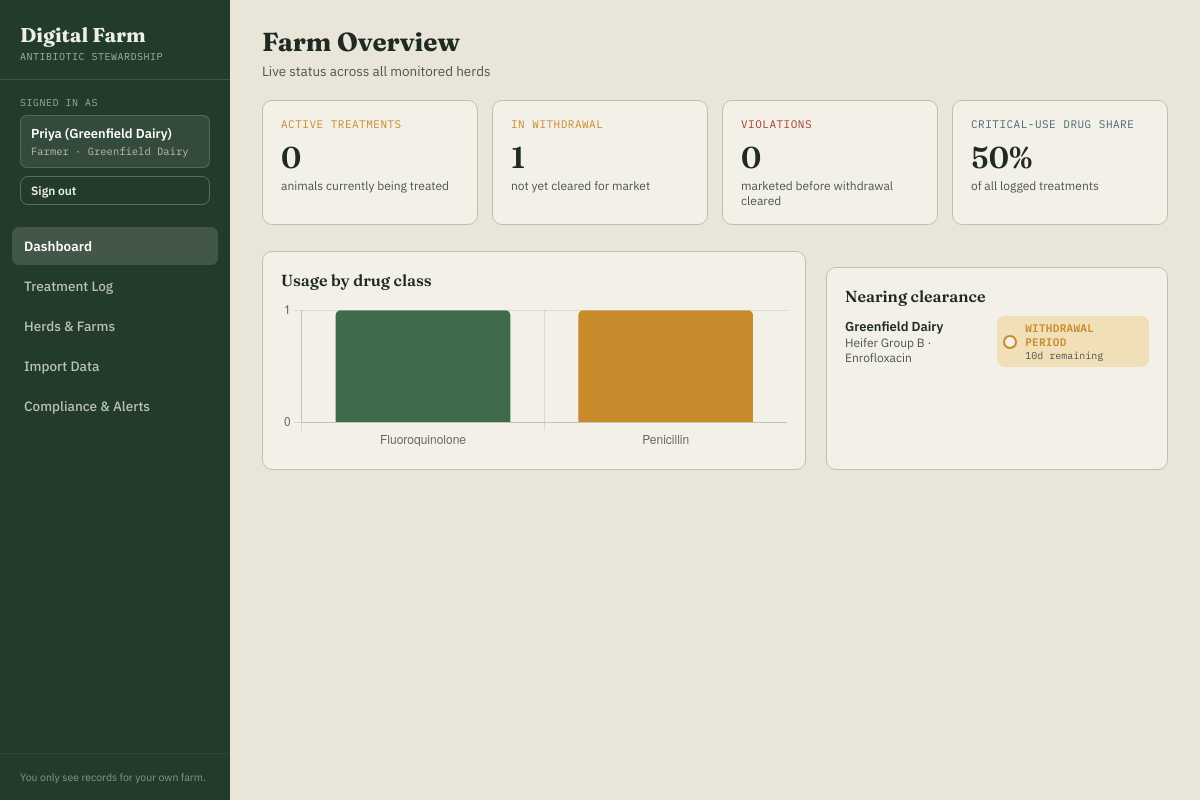
Screenshot of / (signed in) with the database file from the repository.
### models.py (models this page shows, shortened)
class User(db.Model):
    id = db.Column(db.Integer, primary_key=True)
    username = db.Column(db.String(80), nullable=False, unique=True)
    password_hash = db.Column(db.String(255), nullable=False)
    display_name = db.Column(db.String(120), nullable=False)
    role = db.Column(db.String(20), nullable=False)  # 'farmer' | 'vet' | 'regulator'
    farm_id = db.Column(db.Integer, db.ForeignKey("farm.id"), nullable=True)
    farm = db.relationship("Farm")

class Farm(db.Model):
    id = db.Column(db.Integer, primary_key=True)
    name = db.Column(db.String(120), nullable=False)
    location = db.Column(db.String(120))
    species = db.Column(db.String(120))
    groups = db.relationship("Group", backref="farm", cascade="all, delete-orphan")

class Treatment(db.Model):
    id = db.Column(db.Integer, primary_key=True)
    farm_id = db.Column(db.Integer, db.ForeignKey("farm.id"), nullable=False)
    group_id = db.Column(db.Integer, db.ForeignKey("group.id"), nullable=False)
    drug_id = db.Column(db.Integer, db.ForeignKey("drug.id"), nullable=False)
    dose = db.Column(db.String(40))
    unit = db.Column(db.String(40))
    start_date = db.Column(db.Date, nullable=False)
    end_date = db.Column(db.Date, nullable=False)
    reason = db.Column(db.String(200))
    prescribed_by = db.Column(db.String(120))
    marketed_date = db.Column(db.Date, nullable=True)  # date animal/product was sold, if any
    logged_by = db.Column(db.String(120))  # username of the account that recorded this
    farm = db.relationship("Farm")
    group = db.relationship("Group")
    drug = db.relationship("Drug")
    def withdrawal_days(self):
        if self.group and self.group.product == "dairy":
            return self.drug.milk_days or 0
        return self.drug.meat_days or 0
    def withdrawal_end(self):
        return self.end_date + timedelta(days=self.withdrawal_days())
    def status(self):
        today = date.today()
        w_end = self.withdrawal_end()
        if today < self.end_date:
            return "Active Treatment", "amber", (self.end_date - today).days
        if self.marketed_date:
            if self.marketed_date < w_end:
                return "Violation", "rust", 0
            return "Cleared (marketed)", "pasture", 0
        if today < w_end:
            return "Withdrawal Period", "amber", (w_end - today).days
        return "Cleared", "pasture", 0

class Group(db.Model):
    id = db.Column(db.Integer, primary_key=True)
    farm_id = db.Column(db.Integer, db.ForeignKey("farm.id"), nullable=False)
    name = db.Column(db.String(120), nullable=False)
    species = db.Column(db.String(120))
    product = db.Column(db.String(20), default="meat")  # 'meat' or 'dairy'
    headcount = db.Column(db.Integer, default=0)

class Drug(db.Model):
    id = db.Column(db.Integer, primary_key=True)
    name = db.Column(db.String(120), nullable=False, unique=True)
    drug_class = db.Column(db.String(120))
    cia = db.Column(db.Boolean, default=False)  # WHO Critically Important Antimicrobial
    meat_days = db.Column(db.Integer, default=0)   # meat withdrawal period, days
    milk_days = db.Column(db.Integer, default=0)   # milk withdrawal period, days (0 = n/a)
    notes = db.Column(db.String(300))

### app.py (the view)
@app.get("/")
@login_required
def dashboard():
    user = current_user()
    q = Treatment.query
    farm_ids = visible_farm_ids(user)
    if farm_ids is not None:
        q = q.filter(Treatment.farm_id.in_(farm_ids))
    treatments = q.order_by(Treatment.start_date.desc()).all()
    active = withdrawal = violations = 0
    by_class = defaultdict(int)
    upcoming = []
    for t in treatments:
        label, tone, days_left = t.status()
        by_class[t.drug.drug_class] += 1
        if label == "Active Treatment":
            active += 1
        elif label == "Withdrawal Period":
            withdrawal += 1
        elif label == "Violation":
            violations += 1
        if tone == "amber":
            upcoming.append((t, label, tone, days_left))
    upcoming.sort(key=lambda x: x[3])
    upcoming = upcoming[:5]
    cia_count = sum(1 for t in treatments if t.drug.cia)
    cia_pct = round((cia_count / len(treatments)) * 100) if treatments else 0
    return render_template(
        "dashboard.html", tab="dashboard",
        active=active, withdrawal=withdrawal, violations=violations, cia_pct=cia_pct,
        class_labels=list(by_class.keys()), class_values=list(by_class.values()),
        upcoming=upcoming,
    )

### app.py (called while the page is built)
def current_user():
    uid = session.get("user_id")
    if not uid:
        return None
    return User.query.get(uid)

def login_required(view):
    @functools.wraps(view)
    def wrapped(*args, **kwargs):
        if not current_user():
            return redirect(url_for("login", next=request.path))
        return view(*args, **kwargs)
    return wrapped

def visible_farm_ids(user):
    if user.role == "farmer":
        return [user.farm_id]
    return None

@app.context_processor
def inject_nav():
    user = current_user()
    if not user:
        return dict(roles=ROLES, current_role=None, tab_labels=TAB_LABELS, allowed_tabs=[], current_user=None,
                    permissions=PERMISSIONS)
    return dict(
        roles=ROLES, current_role=user.role, tab_labels=TAB_LABELS,
        allowed_tabs=ROLES[user.role]["tabs"], current_user=user,
        permissions=PERMISSIONS,
    )

### templates/dashboard.html (shortened to what this page needs)
{% extends "base.html" %}
{% block content %}
<div class="section-header">
  <div>
    <h1 class="section-title">Farm Overview</h1>
    <div class="section-sub">Live status across all monitored herds</div>
  </div>
</div>
<div class="kpi-row">
  <div class="kpi-card tone-amber">
    <div class="kpi-label mono">Active Treatments</div>
    <div class="kpi-value">{{ active }}</div>
    <div class="kpi-sub">animals currently being treated</div>
  </div>
  <div class="kpi-card tone-amber">
    <div class="kpi-label mono">In Withdrawal</div>
    <div class="kpi-value">{{ withdrawal }}</div>
    <div class="kpi-sub">not yet cleared for market</div>
  </div>
  <div class="kpi-card tone-rust">
    <div class="kpi-label mono">Violations</div>
    <div class="kpi-value">{{ violations }}</div>
    <div class="kpi-sub">marketed before withdrawal cleared</div>
  </div>
  <div class="kpi-card tone-slate">
    <div class="kpi-label mono">Critical-Use Drug Share</div>
    <div class="kpi-value">{{ cia_pct }}%</div>
    <div class="kpi-sub">of all logged treatments</div>
  </div>
</div>
<div class="grid-2">
  <div class="panel" style="flex:2 1 380px;">
    <div class="panel-title">Usage by drug class</div>
    <canvas id="classChart" height="90"></canvas>
  </div>
  <div class="panel" style="flex:1 1 260px;">
    <div class="panel-title">Nearing clearance</div>
    {% for t, label, tone, days_left in upcoming %}
      <div class="list-row" style="padding:0 0 12px 0; border:none;">
        <div>
          <div class="list-item-title">{{ t.farm.name }}</div>
          <div class="list-item-sub">{{ t.group.name }} · {{ t.drug.name }}</div>
        </div>
        <div class="ear-tag et-{{ tone }}">
          <span class="hole"></span>
          <div>
            <div class="label">{{ label|upper }}</div>
            {% if days_left > 0 %}<div class="days">{{ days_left }}d remaining</div>{% endif %}
          </div>
        </div>
      </div>
    {% endfor %}
  </div>
</div>
<script>
const ctx = document.getElementById('classChart');
new Chart(ctx, {
  type: 'bar',
  data: {
    labels: {{ class_labels|tojson }},
    datasets: [{
      data: {{ class_values|tojson }},
      backgroundColor: ['#3F6B4A', '#C98A2C', '#4A6670', '#A63D2F', '#7C9885', '#8C6D3F'],
      borderRadius: 5,
    }]
  },
  options: {
    plugins: { legend: { display: false } },
    scales: {
      y: { beginAtZero: true, ticks: { precision: 0 } }
    }
  }
});
</script>
{% endblock %}

### templates/base.html (shortened to what this page needs)
<!DOCTYPE html>
<html lang="en">
<head>
<link rel="stylesheet" href="{{ url_for('static', filename='style.css') }}">
</head>
<body>
<div class="app-shell">
  <aside class="sidebar">
    <div class="brand">
      <div class="brand-title">Digital Farm</div>
      <div class="brand-sub">ANTIBIOTIC STEWARDSHIP</div>
    </div>
    {% if current_user %}
    <div class="role-form">
      <label class="role-label">SIGNED IN AS</label>
      <div class="account-card">
        <div class="account-name">{{ current_user.display_name }}</div>
        <div class="account-role">{{ roles[current_role].label }}{% if current_user.farm %} · {{ current_user.farm.name }}{% endif %}</div>
      </div>
      <form method="post" action="{{ url_for('logout') }}">
        <button class="btn btn-ghost btn-small" style="width:100%; margin-top:8px; color:#EDEFE7; border-color:rgba(255,255,255,.25);" type="submit">Sign out</button>
      </form>
    </div>
    <nav class="nav">
      {% for t in allowed_tabs %}
        <a href="{{ url_for(t + '_view') if t != 'dashboard' else url_for('dashboard') }}"
           class="nav-link {% if tab == t %}active{% endif %}">
          {{ tab_labels[t] }}
        </a>
      {% endfor %}
    </nav>
    <div class="sidebar-footer">
      {% if current_role == 'farmer' %}You only see records for your own farm.
      {% elif current_role == 'regulator' %}Read-only regulatory view — audit across every farm.
      {% else %}Full multi-farm access as a veterinarian.{% endif %}
    </div>
    {% endif %}
  </aside>
  <main class="main">
    {% block content %}{% endblock %}
  </main>
</div>
</body>
</html>

### static/style.css (style rules this page uses)
:root { --paper:#E9E6D9; --paper-raised:#F3F1E7; --ink:#1E2A22; --ink-soft:#4B564C; --pasture:#3F6B4A; --pasture-deep:#233B2A; --pasture-line:#B7C4AF; --amber:#C98A2C; --amber-soft:#F1DFB8; --rust:#A63D2F; --rust-soft:#F0D2C9; --slate:#4A6670; --slate-soft:#D8E1E3; }
* { box-sizing: border-box; }
body { margin:0; font-family:'IBM Plex Sans', sans-serif; background:var(--paper); color:var(--ink); }
.lam-mono, .mono { font-family:'IBM Plex Mono', monospace; }
.display, h1, h2, h3 { font-family:'Fraunces', serif; margin:0; }
.app-shell { display:flex; min-height:100vh; }
.sidebar { width:230px; background:var(--pasture-deep); color:#EDEFE7; display:flex; flex-direction:column; flex-shrink:0; }
.brand { padding:22px 20px 16px; border-bottom:1px solid rgba(255,255,255,0.12); }
.brand-title { font-family:'Fraunces', serif; font-size:20px; font-weight:700; }
.brand-sub { font-family:'IBM Plex Mono', monospace; font-size:10px; opacity:.65; margin-top:3px; letter-spacing:.5px; }
.role-form { padding:16px 20px; }
.role-label { display:block; font-family:'IBM Plex Mono', monospace; font-size:10px; opacity:.6; margin-bottom:6px; letter-spacing:.5px; }
.account-card { background:rgba(255,255,255,.08); border:1px solid rgba(255,255,255,.16); border-radius:7px; padding:9px 10px; }
.account-name { font-size:13px; font-weight:600; color:#fff; }
.account-role { font-family:'IBM Plex Mono', monospace; font-size:10.5px; opacity:.7; margin-top:2px; }
.nav { padding:6px 12px; display:flex; flex-direction:column; gap:2px; flex:1; }
.nav-link { display:block; padding:10px 12px; border-radius:7px; color:rgba(237,239,231,.75); text-decoration:none; font-size:13.5px; font-weight:500; }
.nav-link.active { background:rgba(255,255,255,.14); color:#fff; font-weight:600; }
.sidebar-footer { padding:16px 20px; font-size:10.5px; opacity:.5; border-top:1px solid rgba(255,255,255,.1); }
.main { flex:1; padding:26px 32px; max-width:1200px; }
.section-header { display:flex; justify-content:space-between; align-items:flex-end; margin-bottom:20px; flex-wrap:wrap; gap:12px; }
.section-title { font-size:26px; font-weight:700; }
.section-sub { font-size:13.5px; color:var(--ink-soft); margin-top:4px; }
.kpi-row { display:flex; gap:14px; flex-wrap:wrap; margin-bottom:26px; }
.kpi-card { background:var(--paper-raised); border:1px solid var(--pasture-line); border-radius:10px; padding:16px 18px; flex:1 1 190px; min-width:190px; }
.kpi-label { font-family:'IBM Plex Mono', monospace; font-size:11px; letter-spacing:.5px; text-transform:uppercase; margin-bottom:8px; }
.kpi-value { font-family:'Fraunces', serif; font-size:30px; font-weight:600; }
.kpi-sub { font-size:12px; color:var(--ink-soft); margin-top:2px; }
.tone-amber .kpi-label { color:var(--amber); }
.tone-rust .kpi-label { color:var(--rust); }
.tone-slate .kpi-label { color:var(--slate); }
.panel { background:var(--paper-raised); border:1px solid var(--pasture-line); border-radius:10px; padding:18px; }
.panel + .panel { margin-top:16px; }
.panel-title { font-family:'Fraunces', serif; font-weight:600; margin-bottom:10px; font-size:16px; }
.grid-2 { display:flex; gap:20px; flex-wrap:wrap; }
.grid-2 > * { flex:1 1 320px; }
.ear-tag { display:inline-flex; align-items:center; gap:8px; border-radius:8px; padding:5px 10px 5px 6px; }
.ear-tag .hole { width:14px; height:14px; border-radius:99px; background:var(--paper-raised); border:2px solid; flex-shrink:0; }
.ear-tag .label { font-family:'IBM Plex Mono', monospace; font-size:11px; font-weight:600; letter-spacing:.3px; }
.ear-tag .days { font-family:'IBM Plex Mono', monospace; font-size:10px; color:var(--ink-soft); }
.et-amber { background:var(--amber-soft); }
.et-amber .hole { border-color:var(--amber); }
.et-amber .label { color:var(--amber); }
.btn { display:inline-flex; align-items:center; gap:6px; cursor:pointer; padding:9px 16px; border-radius:8px; font-size:13.5px; font-weight:600; font-family:inherit; border:1px solid var(--pasture); background:var(--pasture); color:#fff; text-decoration:none; }
.btn-ghost { background:transparent; color:var(--pasture-deep); border:1px solid var(--pasture-line); }
.btn-small { padding:6px 10px; font-size:12px; }
.list-row { display:flex; justify-content:space-between; align-items:center; padding:12px 16px; border-bottom:1px solid var(--pasture-line); }
.list-row:last-child { border-bottom:none; }
.list-item-title { font-weight:600; font-size:13px; }
.list-item-sub { font-size:12px; color:var(--ink-soft); }

### rows the page displays
User: display_name "Priya (Greenfield Dairy)", role "Farmer"
Farm: farm.name "Greenfield Dairy"
Treatment: farm.name "Greenfield Dairy", group.name "Heifer Group B", drug.name "Enrofloxacin", label "WITHDRAWAL PERIOD", days_left "10"

### other values shown
{{ tab_labels[t] }} "Dashboard" "Treatment Log" "Herds & Farms" "Import Data" "Compliance & Alerts"
{{ active }} "0"
{{ withdrawal }} "1"
{{ violations }} "0"
{{ cia_pct }} "50"
chart data {{ class_labels|tojson }} ["Fluoroquinolone", "Penicillin"]
chart data {{ class_values|tojson }} [1, 1]
